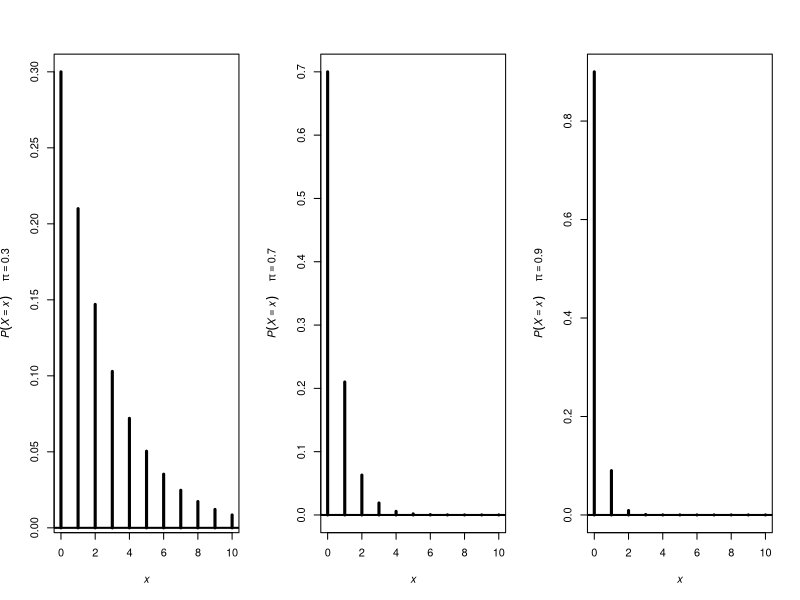
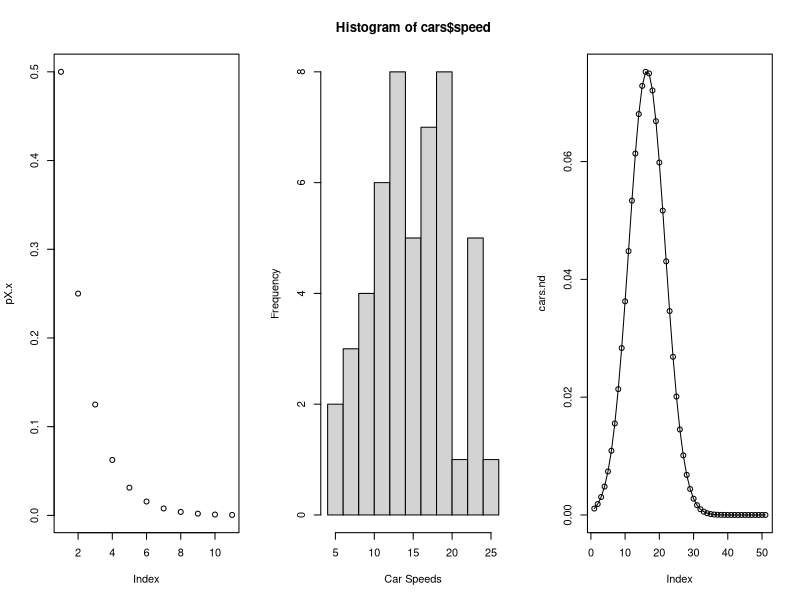

R code for these plots, in order:
# DOCUMENTATION ------------------------------------
' Discrete Densities & Distributions
  Book:  Statistics & Data W/ R
'

# Clear Namespace -----------------------------------
rm(list=ls())
dev.off()


# Load Libraries ------------------------------------
library(dplyr)

# Create Geometric Distribution --------------------
' PI =  Probability of the event occuring
  x, q	vector of quantiles representing the number 
        of failures in a sequence of Bernoulli trials before 
        success occurs.
  
'

PI <- c(0.3, 0.7, 0.9)
x <- 0:10
par(mfrow=c(1,3))
xlab = expression(italic(x))
for (i in 1:3){
  density <- dgeom(x, PI[i])
  ylab <- bquote(italic(P(X==x) ~~~~~pi) == .(PI[i]))
  plot(x, density, type='h', lwd=3, 
       xlab=xlab, ylab=ylab)
  abline(h=0, lwd=2)
}

# Produce Another Geometric Distribution ---------
' Use pgeom to get the probability for any x and pi
  x  = number of trials
  pi = P(X < x)
       Also, note that pi is the probability that the
       event does occur.  So note the difference in the 
       density plots between 0.3, 0.7 and 0.9 and the
       rate at which the values for P(X = x) drop off.
       0.9 has the fastest drop off rate because we are 
       saying that in trial 1 no event occured and it had
       a 0.9 prob of occuring.  trial 2 no event occured 
       and it also had a 0.9 prob of occuring.  So the dist
       is showing that as x increases it is less and less likley 
       that a success has not occured. '

# 50% Probability of a success
pi <- 0.5

# Number of trials 0-10
n.trials <- 0:10

# Plot Probability Dist
pX.x <- dgeom(n.trials, pi)
plot(pX.x)

pgeom(0, pi)  # why is the prob increasing as the num of trials increases?




# Number of Israelis dead in 
hist(x = cars$speed, xlab='Car Speeds', breaks=10)
cars.nd <- dnorm(0 : length(cars$speed), mean= mean(cars$speed), sd(cars$speed))
plot(cars.nd)
lines(cars.nd)






